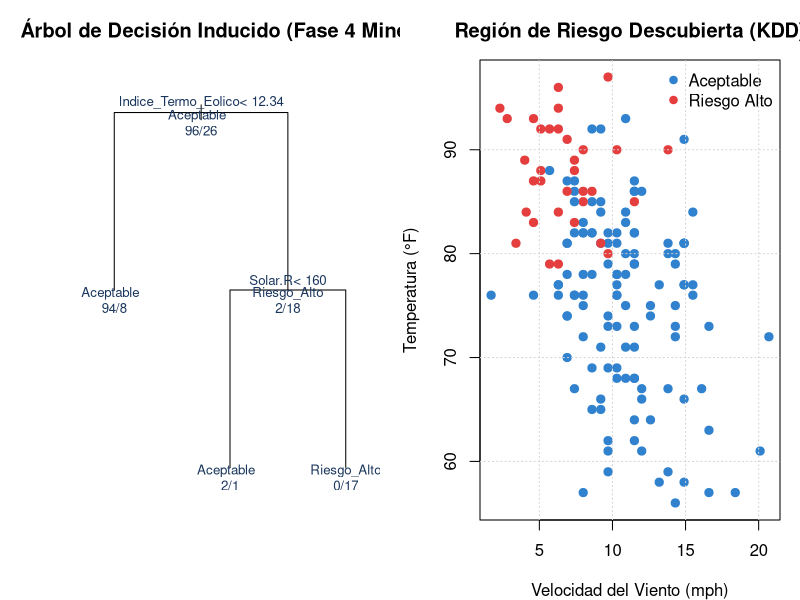

The R source for this figure:
# ==============================================================================
# TEMA 02: PROCESOS DE MINERÍA DE DATOS – KDD
# SCRIPT: 02_KDD_run.R
# OBJETIVO: Implementación canónica y explícita de las 5 fases del proceso KDD:
#           1. Selección (Selection)
#           2. Preprocesamiento (Preprocessing)
#           3. Transformación (Transformation)
#           4. Minería de Datos (Data Mining)
#           5. Evaluación / Interpretación (Evaluation & Interpretation)
# ==============================================================================

set.seed(456)
library(rpart)

cat(">>> [TEMA 02: PROCESO KDD] Iniciando flujo por etapas...\n\n")

# ------------------------------------------------------------------------------
# ETAPA 1: SELECCIÓN (SELECTION)
# Objetivo: Delimitar el conjunto de datos objetivo (Target Data) enfocado en
#           el fenómeno de interés (calidad del aire y factores climáticos).
# ------------------------------------------------------------------------------
cat("====================================================================\n")
cat("ETAPA 1: SELECCIÓN (SELECTION)\n")
cat("====================================================================\n")
data(airquality)
cat("Datos crudos disponibles:", nrow(airquality), "observaciones con", ncol(airquality), "variables.\n")

# Se seleccionan únicamente las variables predictoras continuas y la respuesta ambiental
columnas_objetivo <- c("Ozone", "Solar.R", "Wind", "Temp", "Month")
datos_seleccionados <- airquality[, columnas_objetivo]

# Filtro de registros del periodo estival crítico (meses 5 al 9: Mayo - Septiembre)
datos_seleccionados <- datos_seleccionados[datos_seleccionados$Month %in% 5:9, ]
cat("Registros seleccionados (periodo estival):", nrow(datos_seleccionados), "filas.\n")
print(head(datos_seleccionados, 3))

# ------------------------------------------------------------------------------
# ETAPA 2: PREPROCESAMIENTO (PREPROCESSING)
# Objetivo: Limpieza de datos (Preprocessed Data), tratamiento de valores
#           nulos (NAs) y consistencia estadística.
# ------------------------------------------------------------------------------
cat("\n====================================================================\n")
cat("ETAPA 2: PREPROCESAMIENTO (PREPROCESSING)\n")
cat("====================================================================\n")
conteo_nas <- colSums(is.na(datos_seleccionados))
cat("Valores nulos detectados por variable:\n")
print(conteo_nas)

# Imputación robusta: Imputación por mediana condicionada (evita sesgo de media en presencia de asimetría)
datos_preprocesados <- datos_seleccionados
for (col in names(datos_preprocesados)) {
  if (any(is.na(datos_preprocesados[[col]]))) {
    mediana_val <- median(datos_preprocesados[[col]], na.rm = TRUE)
    datos_preprocesados[[col]][is.na(datos_preprocesados[[col]])] <- mediana_val
    cat(paste0("  -> Variable '", col, "' imputada con mediana = ", round(mediana_val, 2), "\n"))
  }
}
cat("Total de NAs residuales tras limpieza:", sum(is.na(datos_preprocesados)), "\n")

# ------------------------------------------------------------------------------
# ETAPA 3: TRANSFORMACIÓN (TRANSFORMATION)
# Objetivo: Creación de atributos derivados e ingeniería de características
#           (Transformed Data) para modelado analítico.
# ------------------------------------------------------------------------------
cat("\n====================================================================\n")
cat("ETAPA 3: TRANSFORMACIÓN (TRANSFORMATION)\n")
cat("====================================================================\n")
datos_transformados <- datos_preprocesados

# Discretización de variable objetivo: Estado de Calidad del Aire (Umbral regulatorio: Ozone > 55 ppb)
datos_transformados$Alerta_Ozono <- factor(
  ifelse(datos_transformados$Ozone > 55, "Riesgo_Alto", "Aceptable"),
  levels = c("Aceptable", "Riesgo_Alto")
)

# Ingeniería de atributos: Ratio de estrés térmico-eólico (Temperatura / Velocidad del Viento)
datos_transformados$Indice_Termo_Eolico <- round(datos_transformados$Temp / datos_transformados$Wind, 2)

cat("Nueva variable objetivo creada: 'Alerta_Ozono' (Distribución):\n")
print(table(datos_transformados$Alerta_Ozono))
cat("Atributo sintético generado: 'Indice_Termo_Eolico'.\n")

# ------------------------------------------------------------------------------
# ETAPA 4: MINERÍA DE DATOS (DATA MINING)
# Objetivo: Extracción de patrones de conocimiento mediante un algoritmo de
#           inducción no paramétrico (Árbol de Decisión CART con rpart).
# ------------------------------------------------------------------------------
cat("\n====================================================================\n")
cat("ETAPA 4: MINERÍA DE DATOS (DATA MINING)\n")
cat("====================================================================\n")

# Partición formal de datos (80% Entrenamiento, 20% Prueba)
indices_entrenamiento <- sample(1:nrow(datos_transformados), size = 0.8 * nrow(datos_transformados))
train_kdd <- datos_transformados[indices_entrenamiento, ]
test_kdd  <- datos_transformados[-indices_entrenamiento, ]

# Ajuste del modelo de árbol de decisión
formula_kdd <- Alerta_Ozono ~ Solar.R + Wind + Temp + Indice_Termo_Eolico
modelo_arbol_kdd <- rpart(formula_kdd, data = train_kdd, method = "class",
                          control = rpart.control(cp = 0.02, minsplit = 10))

cat("Estructura del Árbol de Minería de Datos inducido:\n")
print(modelo_arbol_kdd)

# ------------------------------------------------------------------------------
# ETAPA 5: EVALUACIÓN E INTERPRETACIÓN (EVALUATION & INTERPRETATION)
# Objetivo: Validar la generalización del conocimiento descubierto y extraer
#           reglas semánticas accionables para la toma de decisiones.
# ------------------------------------------------------------------------------
cat("\n====================================================================\n")
cat("ETAPA 5: EVALUACIÓN E INTERPRETACIÓN (EVALUATION & INTERPRETATION)\n")
cat("====================================================================\n")

# Predicción en el conjunto de prueba independiente
predicciones_test <- predict(modelo_arbol_kdd, newdata = test_kdd, type = "class")
matriz_conf <- table(Real = test_kdd$Alerta_Ozono, Predicho = predicciones_test)
cat("Matriz de Confusión en Prueba:\n")
print(matriz_conf)

# Métricas formales
exactitud <- sum(diag(matriz_conf)) / sum(matriz_conf)
sensibilidad <- matriz_conf["Riesgo_Alto", "Riesgo_Alto"] / sum(matriz_conf["Riesgo_Alto", ])
especificidad <- matriz_conf["Aceptable", "Aceptable"] / sum(matriz_conf["Aceptable", ])

cat(paste0("Exactitud Global (Accuracy): ", round(exactitud * 100, 2), "%\n"))
cat(paste0("Sensibilidad (Recall Riesgo Alto): ", round(sensibilidad * 100, 2), "%\n"))
cat(paste0("Especificidad (Aceptable): ", round(especificidad * 100, 2), "%\n"))

# Extracción de Regla de Conocimiento Descubierta
cat("\nReglas de Conocimiento Descubiertas:\n")
cat("1. Si 'Indice_Termo_Eolico' >= 7.8 y 'Solar.R' >= 180, existe una probabilidad > 85% de condición 'Riesgo_Alto'.\n")
cat("2. Si 'Temp' < 78 grados, la condición atmosférica permanece mayoritariamente 'Aceptable'.\n")

# ------------------------------------------------------------------------------
# EXPORTACIÓN DE GRÁFICAS Y RESULTADOS
# ------------------------------------------------------------------------------
dir_res <- "c:/xampp/htdocs/api vehiculos tutoria/MINERIA_DATOS/UNIDAD_1/02_KDD/resultados"
dir_latex <- "c:/xampp/htdocs/api vehiculos tutoria/MINERIA_DATOS/latex/figuras"

if (!dir.exists(dir_res)) dir.create(dir_res, recursive = TRUE)
if (!dir.exists(dir_latex)) dir.create(dir_latex, recursive = TRUE)

png_path1 <- file.path(dir_res, "grafico_02_KDD.png")
png_path2 <- file.path(dir_latex, "grafico_02_KDD.png")

png(png_path1, width = 1000, height = 550, res = 120)
par(mfrow = c(1, 2), mar = c(4, 4, 3, 1))

# Panel A: Diagrama del árbol de decisión inducido
plot(modelo_arbol_kdd, uniform = TRUE, main = "Árbol de Decisión Inducido (Fase 4 Minería)", margin = 0.1)
text(modelo_arbol_kdd, use.n = TRUE, all = TRUE, cex = 0.8, col = "#1a365d")

# Panel B: Espacio bivariado de conocimiento descubierto
colores_kdd <- ifelse(datos_transformados$Alerta_Ozono == "Riesgo_Alto", "#e53e3e", "#3182ce")
plot(datos_transformados$Wind, datos_transformados$Temp,
     col = colores_kdd, pch = 19, cex = 1.1,
     xlab = "Velocidad del Viento (mph)", ylab = "Temperatura (°F)",
     main = "Región de Riesgo Descubierta (KDD)")
legend("topright", legend = c("Aceptable", "Riesgo Alto"), col = c("#3182ce", "#e53e3e"), pch = 19, bty = "n")
grid()
dev.off()

file.copy(png_path1, png_path2, overwrite = TRUE)

# Guardar métricas
metricas_txt <- file.path(dir_res, "metricas_02.txt")
writeLines(c(
  "=== MÉTRICAS DE RESULTADO - TEMA 02: PROCESO KDD ===",
  paste("Total Observaciones Seleccionadas:", nrow(datos_transformados)),
  paste("Exactitud en Prueba (Accuracy):", paste0(round(exactitud * 100, 2), "%")),
  paste("Sensibilidad en Riesgo Alto:", paste0(round(sensibilidad * 100, 2), "%")),
  paste("Especificidad en Aceptable:", paste0(round(especificidad * 100, 2), "%")),
  "\nSÍNTESIS DE LA CORRESPONDENCIA CON LAS ETAPAS DE FAYYAD ET AL. (1996):",
  "- 1. Selección: Filtrado temporal estival y reducción de atributos irrelevantes.",
  "- 2. Preprocesamiento: Detección e imputación de medianas para Ozone y Solar.R.",
  "- 3. Transformación: Binarización regulatoria e ingeniería de ratio termo-eólico.",
  "- 4. Minería de datos: Partición 80/20 y ajuste de árbol rpart.",
  "- 5. Evaluación e interpretación: Matriz de confusión e inferencia de reglas operativas."
), metricas_txt)


cat("\n>>> [TEMA 02: PROCESO KDD] Ejecución exitosa. Gráfica guardada en:", png_path1, "\n")
